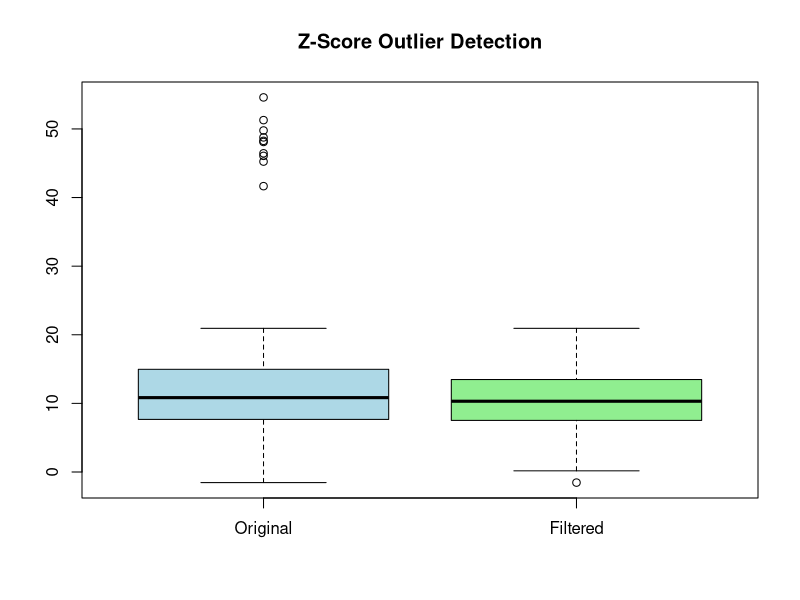

Here is the R script that generated this plot:
# Generate a synthetic dataset
set.seed(123)
original_data <- c(rnorm(100, mean = 10, sd = 5), rnorm(10, mean = 50, sd = 5))

# Function to detect and remove outliers using Z-scores
remove_outliers <- function(data, z_threshold = 2) {
  z_scores <- scale(data)
  outliers <- abs(z_scores) > z_threshold
  return(data[!outliers])
}

# Set Z-score threshold for outlier removal
z_threshold <- 2

# Remove outliers based on Z-scores
filtered_data <- remove_outliers(original_data, z_threshold)

# Create a boxplot to visualize the original and filtered datasets
boxplot(original_data, filtered_data, names = c("Original", "Filtered"), col = c("lightblue", "lightgreen"), main = "Z-Score Outlier Detection")

# Display Z-scores for the original data
cat("Z-Scores for Original Data:\n", scale(original_data), "\n")

# Display Z-scores for the filtered data
cat("\nZ-Scores for Filtered Data:\n", scale(filtered_data), "\n")
